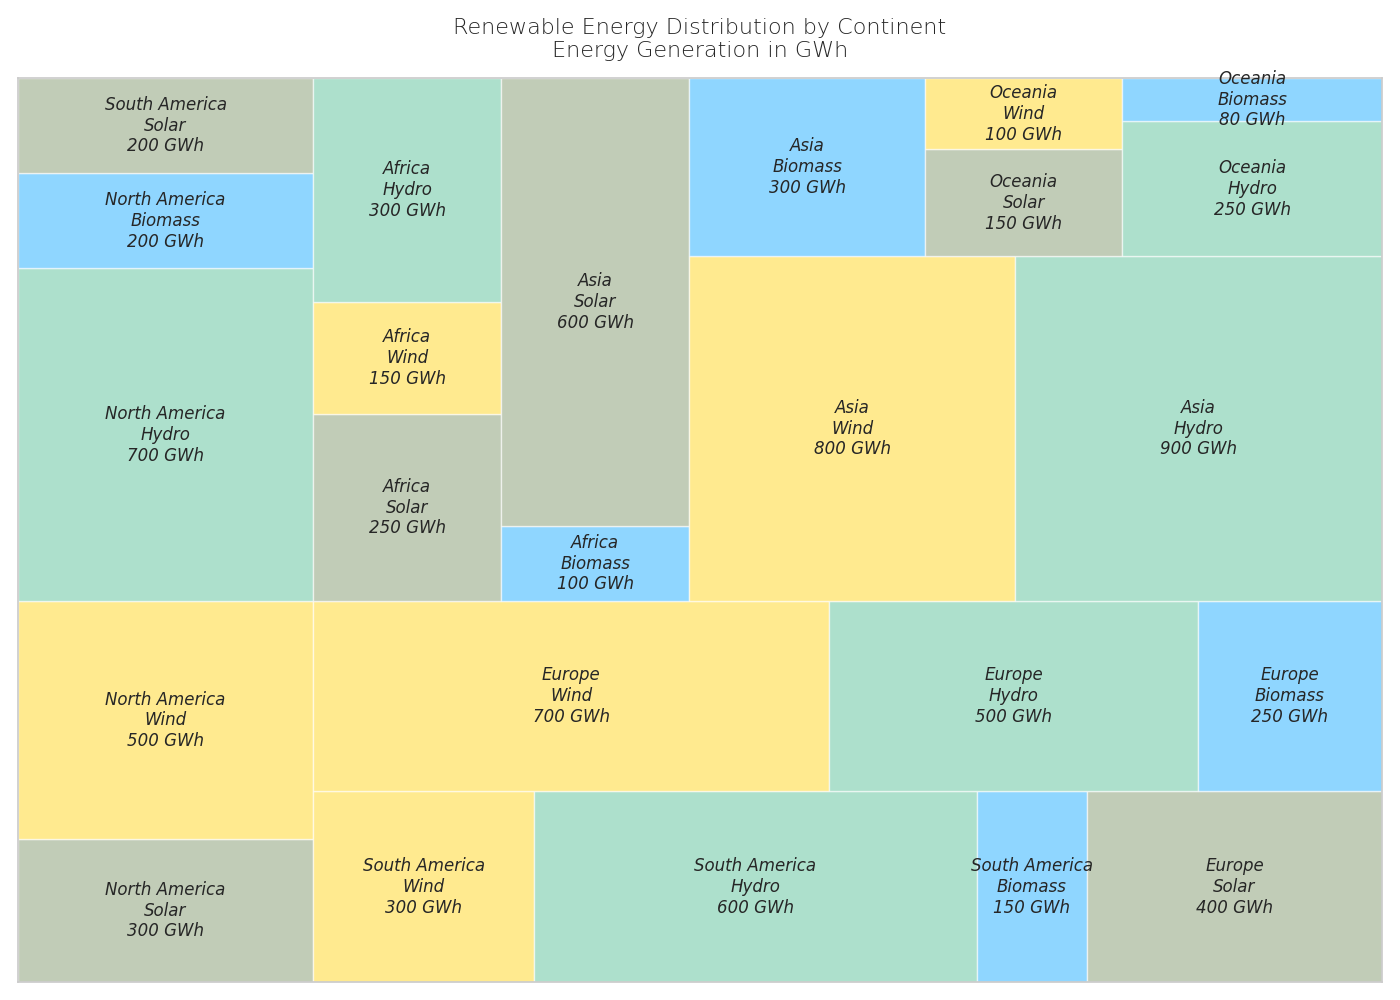

The Python source for this figure:
import matplotlib.pyplot as plt
import squarify

renewable_data = {
    'North America': {'Solar': 300, 'Wind': 500, 'Hydro': 700, 'Biomass': 200},
    'South America': {'Solar': 200, 'Wind': 300, 'Hydro': 600, 'Biomass': 150},
    'Europe': {'Solar': 400, 'Wind': 700, 'Hydro': 500, 'Biomass': 250},
    'Africa': {'Solar': 250, 'Wind': 150, 'Hydro': 300, 'Biomass': 100},
    'Asia': {'Solar': 600, 'Wind': 800, 'Hydro': 900, 'Biomass': 300},
    'Oceania': {'Solar': 150, 'Wind': 100, 'Hydro': 250, 'Biomass': 80}
}

labels = []
values = []
colors = []
base_colors = {
    'Solar': '#99AA88',
    'Wind': '#FFDD44',
    'Hydro': '#77CCAA',
    'Biomass': '#44BBFF'
}

for continent, sources in renewable_data.items():
    for source, value in sources.items():
        labels.append(f'{continent}\n{source}\n{value} GWh')
        values.append(value)
        colors.append(base_colors[source])

plt.figure(figsize=(14, 10))
squarify.plot(sizes=values, label=labels, color=colors, alpha=0.6, text_kwargs={'fontsize': 12, 'style': 'italic', 'wrap': True})

plt.title('Renewable Energy Distribution by Continent\nEnergy Generation in GWh', fontsize=16, fontweight='light', pad=15)
plt.grid(False)
plt.axis('on')
plt.xticks([], [])
plt.yticks([], [])

plt.tight_layout()
plt.show()
